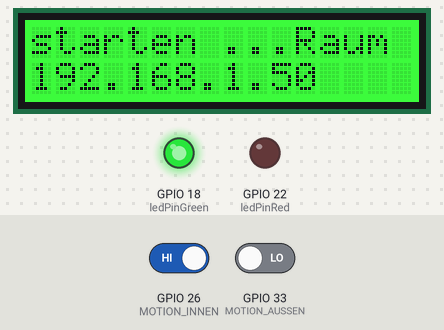
Bench run of a program on a simulated ESP32. Parts: 16×2 character LCD, output pins drawn as LEDs (lit = HIGH). Inputs (shaded band) come from the test bench; at power-on: GPIO 26 (MOTION_INNEN) HIGH, GPIO 33 (MOTION_AUSSEN) LOW. WiFi joins after 1.5 s; servers stay silent unless stated; no MQTT or app messages arrive unless stated; not simulated (calls return 0 or success): credentials.h; what the program prints to the serial monitor is not drawn.

Above: at 2.7 s.
At 3.2 s:
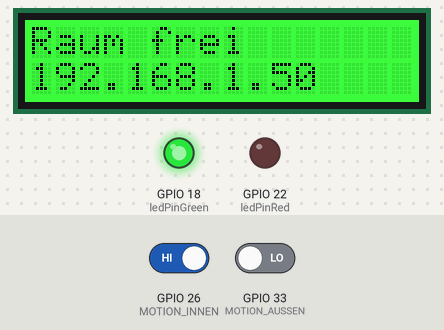
3.8 s: GPIO 26 (MOTION_INNEN) driven LOW and GPIO 33 (MOTION_AUSSEN) driven HIGH
6.8 s: GPIO 26 (MOTION_INNEN) driven HIGH and GPIO 33 (MOTION_AUSSEN) driven LOW
At 7.2 s:
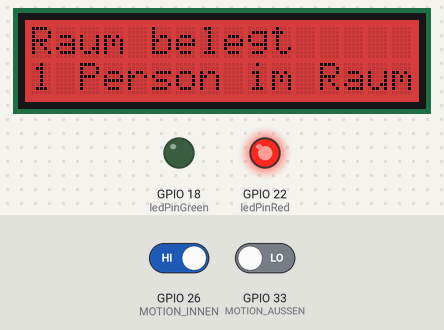
Timing chart, 0 to 9.8 s (numbered marks = the images above; inputs shaded):
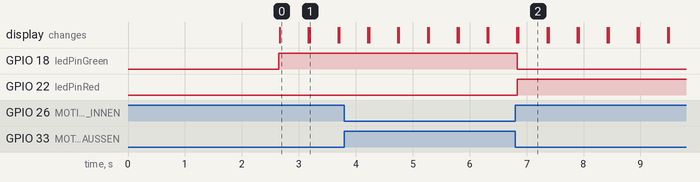

Measured:
- after the input at 6.8 s, GPIO 18 (ledPinGreen): HIGH → LOW at once; GPIO 22 (ledPinRed): LOW → HIGH at once; the display: first differs from a run without the input after 0.06 s (image 2)
- what the display in image 0 shows lasts 0.5 s, from 2.7 s to 3.2 s

The program:

main.cpp
```cpp
#include <stdio.h>
#include <Arduino.h>
#include "credentials.h"
#include <Wire.h>
#include "rgb_lcd.h"
#include <WiFi.h>
#include <PubSubClient.h>

#define I2C_SDA 17   //GPIO 17 anstelle Standard GPIO 21 fuer SDA
#define I2C_SCL 16   //GPIO 16 anstelle Standard GPIO 22 fuer SCL
//define fuer das LCD RGB Backlight
rgb_lcd lcd;

//mqtt
WiFiClient espClient;
PubSubClient client(espClient);
long lastMsg = 0;
char msg[50];
int value = 0;
int ledState = 0;

#define motion_in "esp32/motion_in"
#define motion_out "esp32/motion_out"
#define inTopic "esp32/inTopic"
#define outTopic "esp32/outTopic"

//

#define MOTION_AUSSEN 33 //Bewegungssensor aussen an der Tuere
#define MOTION_INNEN 26  //Bewegungssensor innen an der Tuere
int ledPinRed = 22;
int ledPinGreen = 18;
int anzahlPersonen = 0;
int InnenZaehler = 0; //Zaehler fuer den Innensensor
int AussenZaehler = 0; //Zaehler fuer den Aussensensor
//char pubPers;


//Bestimmung, wie viele Personen im Raum, welche Richtung sie gehen und ob sie sich umentscheiden
void tuerschranke(){
  //String msg="";
  //char msgPers[50];

//Aussenzaehler wird erhoeht. 3 Moeglichkeiten
//1. beide Zaehler auf Null => Aussenzaehler erhoehen
//2. Innenzaehler auf Eins => Person hat zuerst schon den Innenzaehler ausgeloest und nun aussen, daher Laufrichtung aus dem Raum
//3. Aussenzaehler auf Eins => Person hat zweimal den Aussensensor beruehrt, hat sich wohl in der Tuere doch umentschieden und ist wieder gegangen
if((digitalRead(MOTION_AUSSEN)==HIGH) && (digitalRead(MOTION_INNEN)==LOW)){
  if((InnenZaehler==0) && (AussenZaehler==0)){
      AussenZaehler++;
      Serial.print("Aussenzaehler wurde erhoeht\n");
  } else if((InnenZaehler==1) && (AussenZaehler==0)){    //Person verlaesst den Raum
      AussenZaehler++;
      anzahlPersonen--;

      //client.publish(motion_out, "4" , true);
      Serial.print("Eine Person hat den Raum verlassen\n");
  } else if((InnenZaehler==0) && (AussenZaehler==1)){     //Person bleibt aus dem Raum
      Serial.print("Person wollte doch nicht in den Raum und ist umgedreht\n");
      AussenZaehler=0;
  }


//msg.toCharArray(msgPers,50);
//char pubPers = anzahlPersonen + '0';
//sprintf("%c", pubPers);
//client.publish(motion_out, String(anzahlPersonen).c_str(), true);
}

//Innenzaehler wird erhoeht. 3 Moeglichkeiten
//1. beide Zaehler auf Null => Innenzaehler erhoehen
//2. Aussenzaehler auf Eins => Person hat zuerst schon den Aussenzaehler ausgeloest und nun innen, daher Laufrichtung in den Raum
//3. Innenzaehler auf Eins => Person hat zweimal den Innensensor beruehrt, hat sich wohl in der Tuere doch umentschieden und ist im Raum geblieben
if((digitalRead(MOTION_AUSSEN)==LOW) && (digitalRead(MOTION_INNEN)==HIGH)){

    if((InnenZaehler==0) && (AussenZaehler==0)){
      InnenZaehler++;
      Serial.print("Innenzaehler wurde erhoeht\n");
} else if((InnenZaehler==0) && (AussenZaehler==1)){     //Person geht in den Raum
      InnenZaehler++;
      anzahlPersonen++;
      Serial.print("Eine Person ist eingetreten\n");

} else if((InnenZaehler==1) && (AussenZaehler==0)){     //Person bleibt im Raum
      Serial.print("Die Person ist doch im Raum geblieben\n");
      InnenZaehler=0;
}

}
//wenn beide Sensoren ausgeloest wurden, Zahlen wieder auf null
if((AussenZaehler==1) && (InnenZaehler==1)){
  InnenZaehler=0;
  AussenZaehler=0;
}
//Fehlerbehebung, falls Sensoren doch einmal falsche Signale aufnehmen. Es koennen nicht weniger als Null Leute im Raum sein
if(anzahlPersonen<0){
  anzahlPersonen=0;
}
}

//Wifi Verbindung herstellen mit Anzeige auf LCD Display
void WifiSetup() {

  lcd.print("Connecting...");
  Serial.print("\nConnecting to");
  Serial.println(ssid);

    WiFi.begin(ssid, pass);

  while (WiFi.status() != WL_CONNECTED)
  {
    lcd.setCursor(0, 2);
    lcd.print("Status ");
    lcd.print(WiFi.status());
    Serial.println(WiFi.status());
  }

  Serial.print("\nConnected to");
  Serial.println(ssid);

}

void callback(char* topic, byte* payload, unsigned int length) {
  Serial.print("Message arrived [");
  Serial.print(topic);
  Serial.print("] ");
  for (int i = 0; i < length; i++) {
    Serial.print((char)payload[i]);
  }
  Serial.println();
}


void reconnect() {
  // Loop until we're reconnected
  while (!client.connected()) {
    Serial.print("Attempting MQTT connection...");
    // Attempt to connect
    if (client.connect("ESP32Client")) {
      Serial.println("connected");
      client.publish("esp32/test", "hello");
    } else {
      Serial.print("failed, rc=");
      Serial.print(client.state());
      Serial.println(" try again in 5 seconds");
      // Wait 5 seconds before retrying
      delay(5000);
    }
  }
}

//setup Methode, WifiSetup starten, Display resetten, alle Sensoren definieren auf welche Pins sie achten und Interrupts bestimmen
void setup() {
   Serial.begin(9600);

  Wire.begin(I2C_SDA, I2C_SCL);
  WifiSetup();

  client.setServer(mqttserver, 1883);
  client.setCallback(callback);

   //client.publish("esp32/test", "hello");
  lcd.begin(16, 2);
  lcd.clear();
  lcd.setRGB(255, 255, 255);
  lcd.print("starten ...");
  delay(1000);

  pinMode(ledPinRed, OUTPUT);
  pinMode(ledPinGreen, OUTPUT);
  pinMode(MOTION_AUSSEN, INPUT);
  pinMode(MOTION_INNEN, INPUT);
    //Serial.begin(9600);

  attachInterrupt(MOTION_AUSSEN, tuerschranke, CHANGE);
  attachInterrupt(MOTION_INNEN, tuerschranke, CHANGE);
}

//In der Loop wird die Ausgabe des Displays definiert. Die Farbbestimmung, ob Personen im Raum sind oder nicht und die Anzeige
//fuer das WIFI Setup
void loop() {

  if(!client.connected()){
      reconnect();
  }
  client.loop();

  if(anzahlPersonen > 0) {

//char c = anzahlPersonen +'0';


    digitalWrite(ledPinRed, HIGH);
    digitalWrite(ledPinGreen, LOW);
    lcd.print("Raum belegt");
    lcd.setRGB(205,0,0);
    lcd.setCursor(0,2);
    if(anzahlPersonen==1){
            client.publish(motion_in , String(anzahlPersonen).c_str());
      lcd.printf("%d Person im Raum", anzahlPersonen);

      //char pubPers = anzahlPersonen + '0';
      //sprintf(pubPers, "%d");
      //client.publish(motion_in , pubPers);
    }
    if(anzahlPersonen>1){
            client.publish(motion_in , String(anzahlPersonen).c_str());
      lcd.printf("%d Pers. im Raum", anzahlPersonen);

    }
  }
  else
  {
      digitalWrite(ledPinRed, LOW);
      digitalWrite(ledPinGreen, HIGH);
      client.publish(motion_in , String(anzahlPersonen).c_str());
      lcd.print("Raum frei");
      lcd.setRGB(0, 255, 0);
      lcd.setCursor(0,2);
      lcd.print(WiFi.localIP());
  }

  //client.publish(motion_out, String(AussenZaehler).c_str() , true);
 // client.publish("esp32/test", "hello world");

  //client.publish(motion_in, String(InnenZaehler).c_str() , true);

  delay(500);
  lcd.clear();

}
```
